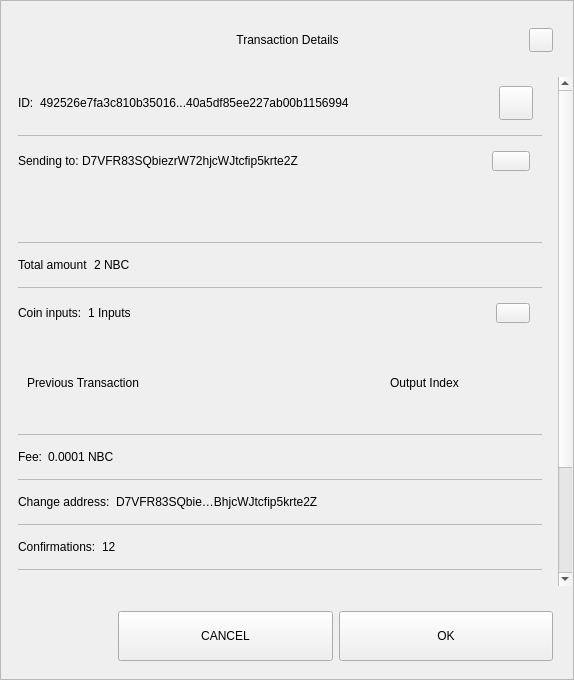
<?xml version="1.0" encoding="UTF-8"?>
<ui version="4.0">
 <class>TxDetailDialog</class>
 <widget class="QWidget" name="TxDetailDialog">
  <property name="geometry">
   <rect>
    <x>0</x>
    <y>0</y>
    <width>574</width>
    <height>680</height>
   </rect>
  </property>
  <property name="sizePolicy">
   <sizepolicy hsizetype="Preferred" vsizetype="Expanding">
    <horstretch>0</horstretch>
    <verstretch>0</verstretch>
   </sizepolicy>
  </property>
  <property name="minimumSize">
   <size>
    <width>574</width>
    <height>500</height>
   </size>
  </property>
  <property name="windowTitle">
   <string>Form</string>
  </property>
  <property name="styleSheet">
   <string notr="true"/>
  </property>
  <layout class="QVBoxLayout" name="verticalLayout_3">
   <property name="spacing">
    <number>0</number>
   </property>
   <property name="leftMargin">
    <number>0</number>
   </property>
   <property name="topMargin">
    <number>0</number>
   </property>
   <property name="rightMargin">
    <number>0</number>
   </property>
   <property name="bottomMargin">
    <number>0</number>
   </property>
   <item>
    <widget class="QFrame" name="frame">
     <property name="sizePolicy">
      <sizepolicy hsizetype="Preferred" vsizetype="Expanding">
       <horstretch>0</horstretch>
       <verstretch>0</verstretch>
      </sizepolicy>
     </property>
     <property name="styleSheet">
      <string notr="true"/>
     </property>
     <property name="frameShape">
      <enum>QFrame::StyledPanel</enum>
     </property>
     <property name="frameShadow">
      <enum>QFrame::Raised</enum>
     </property>
     <layout class="QVBoxLayout" name="verticalLayout">
      <property name="leftMargin">
       <number>0</number>
      </property>
      <property name="rightMargin">
       <number>0</number>
      </property>
      <item>
       <layout class="QHBoxLayout" name="horizontalLayout_3">
        <property name="spacing">
         <number>0</number>
        </property>
        <property name="leftMargin">
         <number>20</number>
        </property>
        <property name="topMargin">
         <number>10</number>
        </property>
        <property name="rightMargin">
         <number>20</number>
        </property>
        <item>
         <spacer name="horizontalSpacer_1">
          <property name="orientation">
           <enum>Qt::Horizontal</enum>
          </property>
          <property name="sizeHint" stdset="0">
           <size>
            <width>40</width>
            <height>20</height>
           </size>
          </property>
         </spacer>
        </item>
        <item>
         <widget class="QLabel" name="labelTitle">
          <property name="minimumSize">
           <size>
            <width>0</width>
            <height>40</height>
           </size>
          </property>
          <property name="maximumSize">
           <size>
            <width>16777215</width>
            <height>40</height>
           </size>
          </property>
          <property name="styleSheet">
           <string notr="true">padding-left:24px;</string>
          </property>
          <property name="text">
           <string>Transaction Details</string>
          </property>
          <property name="alignment">
           <set>Qt::AlignCenter</set>
          </property>
          <property name="margin">
           <number>7</number>
          </property>
         </widget>
        </item>
        <item>
         <spacer name="horizontalSpacer_2">
          <property name="orientation">
           <enum>Qt::Horizontal</enum>
          </property>
          <property name="sizeHint" stdset="0">
           <size>
            <width>40</width>
            <height>20</height>
           </size>
          </property>
         </spacer>
        </item>
        <item>
         <widget class="QPushButton" name="btnEsc">
          <property name="minimumSize">
           <size>
            <width>24</width>
            <height>24</height>
           </size>
          </property>
          <property name="maximumSize">
           <size>
            <width>24</width>
            <height>24</height>
           </size>
          </property>
          <property name="focusPolicy">
           <enum>Qt::NoFocus</enum>
          </property>
          <property name="text">
           <string/>
          </property>
         </widget>
        </item>
       </layout>
      </item>
      <item>
       <spacer name="verticalSpacer">
        <property name="orientation">
         <enum>Qt::Vertical</enum>
        </property>
        <property name="sizeType">
         <enum>QSizePolicy::Fixed</enum>
        </property>
        <property name="sizeHint" stdset="0">
         <size>
          <width>20</width>
          <height>10</height>
         </size>
        </property>
       </spacer>
      </item>
      <item>
       <widget class="QWidget" name="layoutScroll" native="true">
        <property name="minimumSize">
         <size>
          <width>0</width>
          <height>0</height>
         </size>
        </property>
        <layout class="QVBoxLayout" name="verticalLayout_4">
         <property name="leftMargin">
          <number>0</number>
         </property>
         <property name="topMargin">
          <number>0</number>
         </property>
         <property name="rightMargin">
          <number>0</number>
         </property>
         <item>
          <widget class="QScrollArea" name="scrollArea">
           <property name="styleSheet">
            <string notr="true">#scrollArea {
background:transparent;
}</string>
           </property>
           <property name="horizontalScrollBarPolicy">
            <enum>Qt::ScrollBarAlwaysOff</enum>
           </property>
           <property name="sizeAdjustPolicy">
            <enum>QAbstractScrollArea::AdjustIgnored</enum>
           </property>
           <property name="widgetResizable">
            <bool>true</bool>
           </property>
           <property name="alignment">
            <set>Qt::AlignLeading|Qt::AlignLeft|Qt::AlignTop</set>
           </property>
           <widget class="QWidget" name="scrollAreaWidgetContents">
            <property name="geometry">
             <rect>
              <x>0</x>
              <y>0</y>
              <width>556</width>
              <height>672</height>
             </rect>
            </property>
            <property name="autoFillBackground">
             <bool>false</bool>
            </property>
            <property name="styleSheet">
             <string notr="true">#scrollAreaWidgetContents {
background:transparent;
}</string>
            </property>
            <layout class="QVBoxLayout" name="verticalLayout_7">
             <property name="spacing">
              <number>0</number>
             </property>
             <property name="sizeConstraint">
              <enum>QLayout::SetDefaultConstraint</enum>
             </property>
             <property name="leftMargin">
              <number>0</number>
             </property>
             <property name="topMargin">
              <number>0</number>
             </property>
             <property name="rightMargin">
              <number>0</number>
             </property>
             <property name="bottomMargin">
              <number>0</number>
             </property>
             <item>
              <widget class="QWidget" name="content" native="true">
               <layout class="QVBoxLayout" name="verticalLayout_2">
                <property name="leftMargin">
                 <number>16</number>
                </property>
                <property name="topMargin">
                 <number>0</number>
                </property>
                <property name="rightMargin">
                 <number>16</number>
                </property>
                <item>
                 <widget class="QWidget" name="contentID" native="true">
                  <layout class="QHBoxLayout" name="horizontalLayout_12" stretch="0,1,0">
                   <property name="leftMargin">
                    <number>0</number>
                   </property>
                   <item>
                    <widget class="QLabel" name="labelId">
                     <property name="maximumSize">
                      <size>
                       <width>16777215</width>
                       <height>16777215</height>
                      </size>
                     </property>
                     <property name="text">
                      <string>ID:</string>
                     </property>
                    </widget>
                   </item>
                   <item>
                    <widget class="QLabel" name="textId">
                     <property name="text">
                      <string>492526e7fa3c810b35016...40a5df85ee227ab00b1156994</string>
                     </property>
                    </widget>
                   </item>
                   <item>
                    <widget class="QPushButton" name="pushCopy">
                     <property name="minimumSize">
                      <size>
                       <width>34</width>
                       <height>34</height>
                      </size>
                     </property>
                     <property name="maximumSize">
                      <size>
                       <width>34</width>
                       <height>34</height>
                      </size>
                     </property>
                     <property name="focusPolicy">
                      <enum>Qt::NoFocus</enum>
                     </property>
                     <property name="text">
                      <string/>
                     </property>
                     <property name="iconSize">
                      <size>
                       <width>24</width>
                       <height>24</height>
                      </size>
                     </property>
                    </widget>
                   </item>
                  </layout>
                 </widget>
                </item>
                <item>
                 <widget class="QLabel" name="labelDivider9">
                  <property name="maximumSize">
                   <size>
                    <width>16777215</width>
                    <height>1</height>
                   </size>
                  </property>
                  <property name="styleSheet">
                   <string notr="true">background-color:#bababa;</string>
                  </property>
                  <property name="text">
                   <string/>
                  </property>
                 </widget>
                </item>
                <item>
                 <widget class="QWidget" name="contentOutputs" native="true">
                  <layout class="QHBoxLayout" name="horizontalLayout_11" stretch="0,3,0">
                   <property name="spacing">
                    <number>0</number>
                   </property>
                   <property name="leftMargin">
                    <number>0</number>
                   </property>
                   <property name="rightMargin">
                    <number>12</number>
                   </property>
                   <item>
                    <widget class="QLabel" name="labelSend">
                     <property name="maximumSize">
                      <size>
                       <width>16777215</width>
                       <height>16777215</height>
                      </size>
                     </property>
                     <property name="text">
                      <string>Sending to: </string>
                     </property>
                    </widget>
                   </item>
                   <item>
                    <widget class="QLabel" name="textSend">
                     <property name="text">
                      <string>D7VFR83SQbiezrW72hjcWJtcfip5krte2Z </string>
                     </property>
                    </widget>
                   </item>
                   <item>
                    <widget class="QPushButton" name="pushOutputs">
                     <property name="minimumSize">
                      <size>
                       <width>34</width>
                       <height>20</height>
                      </size>
                     </property>
                     <property name="maximumSize">
                      <size>
                       <width>38</width>
                       <height>20</height>
                      </size>
                     </property>
                     <property name="focusPolicy">
                      <enum>Qt::NoFocus</enum>
                     </property>
                     <property name="styleSheet">
                      <string notr="true"/>
                     </property>
                     <property name="text">
                      <string/>
                     </property>
                    </widget>
                   </item>
                  </layout>
                 </widget>
                </item>
                <item>
                 <widget class="QScrollArea" name="outputsScrollArea">
                  <property name="minimumSize">
                   <size>
                    <width>0</width>
                    <height>50</height>
                   </size>
                  </property>
                  <property name="styleSheet">
                   <string notr="true">#outputsScrollArea {
background:transparent;
}</string>
                  </property>
                  <property name="widgetResizable">
                   <bool>true</bool>
                  </property>
                  <widget class="QWidget" name="container_outputs_base">
                   <property name="geometry">
                    <rect>
                     <x>0</x>
                     <y>0</y>
                     <width>522</width>
                     <height>48</height>
                    </rect>
                   </property>
                   <property name="styleSheet">
                    <string notr="true">#container_outputs_base {
background:transparent;
}</string>
                   </property>
                  </widget>
                 </widget>
                </item>
                <item>
                 <widget class="QLabel" name="labelDivider8">
                  <property name="maximumSize">
                   <size>
                    <width>16777215</width>
                    <height>1</height>
                   </size>
                  </property>
                  <property name="styleSheet">
                   <string notr="true">background-color:#bababa;</string>
                  </property>
                  <property name="text">
                   <string/>
                  </property>
                 </widget>
                </item>
                <item>
                 <widget class="QWidget" name="contentAmount" native="true">
                  <layout class="QHBoxLayout" name="horizontalLayout_4" stretch="0,1">
                   <property name="leftMargin">
                    <number>0</number>
                   </property>
                   <item>
                    <widget class="QLabel" name="labelAmount">
                     <property name="maximumSize">
                      <size>
                       <width>16777215</width>
                       <height>16777215</height>
                      </size>
                     </property>
                     <property name="text">
                      <string>Total amount</string>
                     </property>
                    </widget>
                   </item>
                   <item>
                    <widget class="QLabel" name="textAmount">
                     <property name="text">
                      <string>2 NBC</string>
                     </property>
                    </widget>
                   </item>
                  </layout>
                 </widget>
                </item>
                <item>
                 <widget class="QLabel" name="labelDivider6">
                  <property name="maximumSize">
                   <size>
                    <width>16777215</width>
                    <height>1</height>
                   </size>
                  </property>
                  <property name="styleSheet">
                   <string notr="true">background-color:#bababa;</string>
                  </property>
                  <property name="text">
                   <string/>
                  </property>
                 </widget>
                </item>
                <item>
                 <widget class="QWidget" name="contentInputs" native="true">
                  <layout class="QHBoxLayout" name="horizontalLayout" stretch="0,2,0">
                   <property name="leftMargin">
                    <number>0</number>
                   </property>
                   <property name="rightMargin">
                    <number>12</number>
                   </property>
                   <item>
                    <widget class="QLabel" name="labelInputs">
                     <property name="sizePolicy">
                      <sizepolicy hsizetype="Minimum" vsizetype="Preferred">
                       <horstretch>0</horstretch>
                       <verstretch>0</verstretch>
                      </sizepolicy>
                     </property>
                     <property name="maximumSize">
                      <size>
                       <width>16777215</width>
                       <height>16777215</height>
                      </size>
                     </property>
                     <property name="text">
                      <string>Coin inputs:</string>
                     </property>
                    </widget>
                   </item>
                   <item>
                    <widget class="QLabel" name="textInputs">
                     <property name="text">
                      <string>1 Inputs</string>
                     </property>
                    </widget>
                   </item>
                   <item>
                    <widget class="QPushButton" name="pushInputs">
                     <property name="maximumSize">
                      <size>
                       <width>34</width>
                       <height>20</height>
                      </size>
                     </property>
                     <property name="focusPolicy">
                      <enum>Qt::NoFocus</enum>
                     </property>
                     <property name="styleSheet">
                      <string notr="true"/>
                     </property>
                     <property name="text">
                      <string/>
                     </property>
                    </widget>
                   </item>
                  </layout>
                 </widget>
                </item>
                <item>
                 <widget class="QFrame" name="gridInputs">
                  <property name="sizePolicy">
                   <sizepolicy hsizetype="Preferred" vsizetype="MinimumExpanding">
                    <horstretch>0</horstretch>
                    <verstretch>0</verstretch>
                   </sizepolicy>
                  </property>
                  <property name="minimumSize">
                   <size>
                    <width>0</width>
                    <height>90</height>
                   </size>
                  </property>
                  <layout class="QGridLayout" name="gridLayoutInput" columnstretch="5,2" rowminimumheight="0">
                   <property name="sizeConstraint">
                    <enum>QLayout::SetMaximumSize</enum>
                   </property>
                   <property name="verticalSpacing">
                    <number>0</number>
                   </property>
                   <item row="0" column="0" alignment="Qt::AlignLeft">
                    <widget class="QLabel" name="labelTitlePrevTx">
                     <property name="text">
                      <string>Previous Transaction</string>
                     </property>
                    </widget>
                   </item>
                   <item row="0" column="1" alignment="Qt::AlignLeft">
                    <widget class="QLabel" name="labelOutputIndex">
                     <property name="text">
                      <string>Output Index</string>
                     </property>
                     <property name="alignment">
                      <set>Qt::AlignCenter</set>
                     </property>
                    </widget>
                   </item>
                  </layout>
                 </widget>
                </item>
                <item>
                 <widget class="QLabel" name="labelDivider1">
                  <property name="maximumSize">
                   <size>
                    <width>16777215</width>
                    <height>1</height>
                   </size>
                  </property>
                  <property name="styleSheet">
                   <string notr="true">background-color:#bababa;</string>
                  </property>
                  <property name="text">
                   <string/>
                  </property>
                 </widget>
                </item>
                <item>
                 <widget class="QWidget" name="contentFee" native="true">
                  <layout class="QHBoxLayout" name="horizontalLayout_7" stretch="0,1">
                   <property name="leftMargin">
                    <number>0</number>
                   </property>
                   <item>
                    <widget class="QLabel" name="labelFee">
                     <property name="maximumSize">
                      <size>
                       <width>16777215</width>
                       <height>16777215</height>
                      </size>
                     </property>
                     <property name="text">
                      <string>Fee:</string>
                     </property>
                    </widget>
                   </item>
                   <item>
                    <widget class="QLabel" name="textFee">
                     <property name="text">
                      <string>0.0001 NBC</string>
                     </property>
                    </widget>
                   </item>
                  </layout>
                 </widget>
                </item>
                <item>
                 <widget class="QLabel" name="labelDivider2">
                  <property name="maximumSize">
                   <size>
                    <width>16777215</width>
                    <height>1</height>
                   </size>
                  </property>
                  <property name="styleSheet">
                   <string notr="true">background-color:#bababa;</string>
                  </property>
                  <property name="text">
                   <string/>
                  </property>
                 </widget>
                </item>
                <item>
                 <widget class="QWidget" name="contentChangeAddress" native="true">
                  <layout class="QHBoxLayout" name="horizontalLayout_6" stretch="0,1">
                   <property name="leftMargin">
                    <number>0</number>
                   </property>
                   <item>
                    <widget class="QLabel" name="labelChange">
                     <property name="maximumSize">
                      <size>
                       <width>16777215</width>
                       <height>16777215</height>
                      </size>
                     </property>
                     <property name="text">
                      <string>Change address:</string>
                     </property>
                    </widget>
                   </item>
                   <item>
                    <widget class="QLabel" name="textChange">
                     <property name="text">
                      <string>D7VFR83SQbie…BhjcWJtcfip5krte2Z </string>
                     </property>
                    </widget>
                   </item>
                  </layout>
                 </widget>
                </item>
                <item>
                 <widget class="QLabel" name="labelDivider4">
                  <property name="maximumSize">
                   <size>
                    <width>16777215</width>
                    <height>1</height>
                   </size>
                  </property>
                  <property name="styleSheet">
                   <string notr="true">background-color:#bababa;</string>
                  </property>
                  <property name="text">
                   <string/>
                  </property>
                 </widget>
                </item>
                <item>
                 <widget class="QWidget" name="contentConfirmations" native="true">
                  <layout class="QHBoxLayout" name="horizontalLayout_8" stretch="0,1">
                   <property name="leftMargin">
                    <number>0</number>
                   </property>
                   <item>
                    <widget class="QLabel" name="labelConfirmations">
                     <property name="maximumSize">
                      <size>
                       <width>16777215</width>
                       <height>16777215</height>
                      </size>
                     </property>
                     <property name="text">
                      <string>Confirmations:</string>
                     </property>
                    </widget>
                   </item>
                   <item>
                    <widget class="QLabel" name="textConfirmations">
                     <property name="text">
                      <string>12</string>
                     </property>
                    </widget>
                   </item>
                  </layout>
                 </widget>
                </item>
                <item>
                 <widget class="QLabel" name="labelDivider7">
                  <property name="maximumSize">
                   <size>
                    <width>16777215</width>
                    <height>1</height>
                   </size>
                  </property>
                  <property name="styleSheet">
                   <string notr="true">background-color:#bababa;</string>
                  </property>
                  <property name="text">
                   <string/>
                  </property>
                 </widget>
                </item>
                <item>
                 <widget class="QWidget" name="contentSize" native="true">
                  <layout class="QHBoxLayout" name="horizontalLayout_9" stretch="0,1">
                   <property name="leftMargin">
                    <number>0</number>
                   </property>
                   <item>
                    <widget class="QLabel" name="labelSize">
                     <property name="maximumSize">
                      <size>
                       <width>16777215</width>
                       <height>16777215</height>
                      </size>
                     </property>
                     <property name="text">
                      <string>Size:</string>
                     </property>
                    </widget>
                   </item>
                   <item>
                    <widget class="QLabel" name="textSize">
                     <property name="text">
                      <string>2 kB</string>
                     </property>
                    </widget>
                   </item>
                  </layout>
                 </widget>
                </item>
                <item>
                 <widget class="QLabel" name="labelDivider3">
                  <property name="maximumSize">
                   <size>
                    <width>16777215</width>
                    <height>1</height>
                   </size>
                  </property>
                  <property name="styleSheet">
                   <string notr="true">background-color:#bababa;</string>
                  </property>
                  <property name="text">
                   <string/>
                  </property>
                 </widget>
                </item>
                <item>
                 <widget class="QWidget" name="contentDate" native="true">
                  <layout class="QHBoxLayout" name="horizontalLayout_5" stretch="0,1">
                   <property name="leftMargin">
                    <number>0</number>
                   </property>
                   <item>
                    <widget class="QLabel" name="labelDate">
                     <property name="maximumSize">
                      <size>
                       <width>16777215</width>
                       <height>16777215</height>
                      </size>
                     </property>
                     <property name="text">
                      <string>Date:</string>
                     </property>
                    </widget>
                   </item>
                   <item>
                    <widget class="QLabel" name="textDate">
                     <property name="text">
                      <string>May 25, 2017</string>
                     </property>
                    </widget>
                   </item>
                  </layout>
                 </widget>
                </item>
                <item>
                 <widget class="QLabel" name="labelDivider5">
                  <property name="maximumSize">
                   <size>
                    <width>16777215</width>
                    <height>1</height>
                   </size>
                  </property>
                  <property name="styleSheet">
                   <string notr="true">background-color:#bababa;</string>
                  </property>
                  <property name="text">
                   <string/>
                  </property>
                 </widget>
                </item>
                <item>
                 <widget class="QWidget" name="contentStatus" native="true">
                  <layout class="QHBoxLayout" name="horizontalLayout_10" stretch="0,1">
                   <property name="leftMargin">
                    <number>0</number>
                   </property>
                   <item>
                    <widget class="QLabel" name="labelStatus">
                     <property name="maximumSize">
                      <size>
                       <width>16777215</width>
                       <height>16777215</height>
                      </size>
                     </property>
                     <property name="text">
                      <string>Status:</string>
                     </property>
                    </widget>
                   </item>
                   <item>
                    <widget class="QLabel" name="textStatus">
                     <property name="text">
                      <string>Spendable</string>
                     </property>
                    </widget>
                   </item>
                  </layout>
                 </widget>
                </item>
                <item>
                 <spacer name="verticalSpacer_2">
                  <property name="orientation">
                   <enum>Qt::Vertical</enum>
                  </property>
                  <property name="sizeType">
                   <enum>QSizePolicy::Expanding</enum>
                  </property>
                  <property name="sizeHint" stdset="0">
                   <size>
                    <width>20</width>
                    <height>10</height>
                   </size>
                  </property>
                 </spacer>
                </item>
                <item>
                 <widget class="QLabel" name="labelWarning">
                  <property name="text">
                   <string>TextLabel</string>
                  </property>
                  <property name="alignment">
                   <set>Qt::AlignCenter</set>
                  </property>
                 </widget>
                </item>
               </layout>
              </widget>
             </item>
            </layout>
           </widget>
          </widget>
         </item>
        </layout>
       </widget>
      </item>
      <item>
       <widget class="QWidget" name="containerButtons" native="true">
        <layout class="QHBoxLayout" name="horizontalLayout1" stretch="1,2,2">
         <property name="leftMargin">
          <number>10</number>
         </property>
         <property name="rightMargin">
          <number>20</number>
         </property>
         <item>
          <spacer name="horizontalSpacer_3">
           <property name="orientation">
            <enum>Qt::Horizontal</enum>
           </property>
           <property name="sizeHint" stdset="0">
            <size>
             <width>40</width>
             <height>20</height>
            </size>
           </property>
          </spacer>
         </item>
         <item>
          <widget class="QPushButton" name="btnCancel">
           <property name="minimumSize">
            <size>
             <width>200</width>
             <height>50</height>
            </size>
           </property>
           <property name="focusPolicy">
            <enum>Qt::NoFocus</enum>
           </property>
           <property name="text">
            <string>CANCEL</string>
           </property>
          </widget>
         </item>
         <item>
          <widget class="QPushButton" name="btnSave">
           <property name="minimumSize">
            <size>
             <width>200</width>
             <height>50</height>
            </size>
           </property>
           <property name="focusPolicy">
            <enum>Qt::NoFocus</enum>
           </property>
           <property name="text">
            <string>OK</string>
           </property>
          </widget>
         </item>
        </layout>
       </widget>
      </item>
     </layout>
    </widget>
   </item>
  </layout>
 </widget>
 <resources/>
 <connections/>
</ui>
